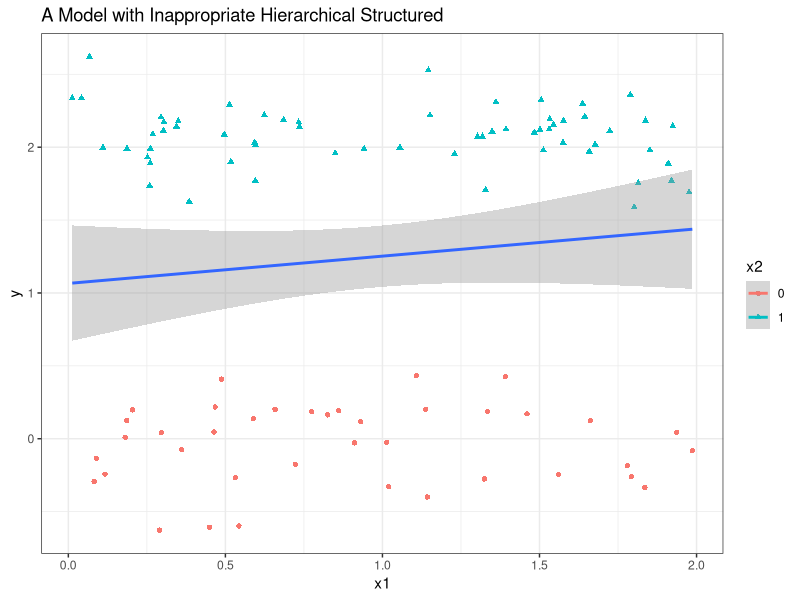
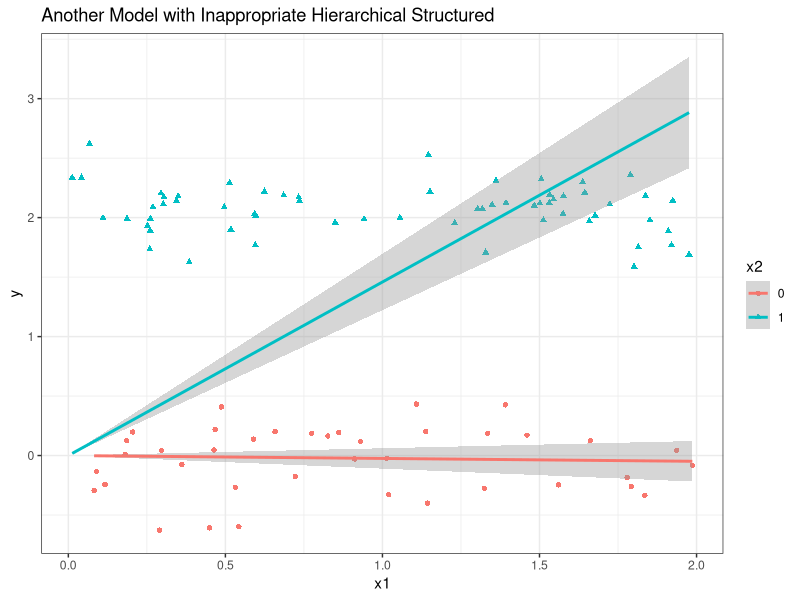

Write R code to recreate these figures, in order. (Note: this script raises an error after producing the figures.)
## ---- chunk 1
library(tidyverse)

x2 <- rbinom(n = 100, size = 1, prob = .5)
x1 <- runif(n = 100, min = 0, max = 2) 
y <- x2*2 + rnorm(n = 100, sd = .25)

ggplot(data.frame(x1 = x1, x2 = factor(x2), y = y),
       aes(
         x = x1,
         y = y,
         color = x2,
         shape = x2
       )) + 
  geom_point() + 
  geom_smooth(method = 'lm', aes(group = 1)) + 
  theme_bw() +
  ggtitle("A Model with Inappropriate Hierarchical Structured")



df <- data.frame(x1 = x1, x2 = factor(x2), y = y)
ggplot(df,
       aes(
         x = x1,
         y = y,
         color = x2,
         shape = x2
       )) + 
  geom_point() + 
    geom_smooth(data = df, 
                method = 'lm',  
                formula = y ~ 0 + x) + 
  theme_bw() + 
  ggtitle("Another Model with Inappropriate Hierarchical Structured")
## ---- chunk 2
#| echo: FALSE
#| fig-align: center
#| out.width: 55%
knitr::include_graphics("standalone_figures/direct/direct.svg")
## ---- chunk 3
#| echo: FALSE
#| fig-align: center
#| out.width: 55%
knitr::include_graphics("standalone_figures/confounder/confounder.svg")
## ---- chunk 4
#| echo: FALSE
#| fig-align: center
#| out.width: 55%
knitr::include_graphics("standalone_figures/collider/collider.svg")
## ---- chunk 5
#| echo: FALSE
#| fig-align: center
#| out.width: 55%
knitr::include_graphics("standalone_figures/confounder/controlled_confounder/controlled_confounder.svg")
## ---- chunk 6
#| echo: FALSE
#| fig-align: center
#| out.width: 55%
knitr::include_graphics("standalone_figures/mediation/mediation.svg")
## ---- chunk 7
#| echo: FALSE
knitr::include_graphics("images/MSE.png")
